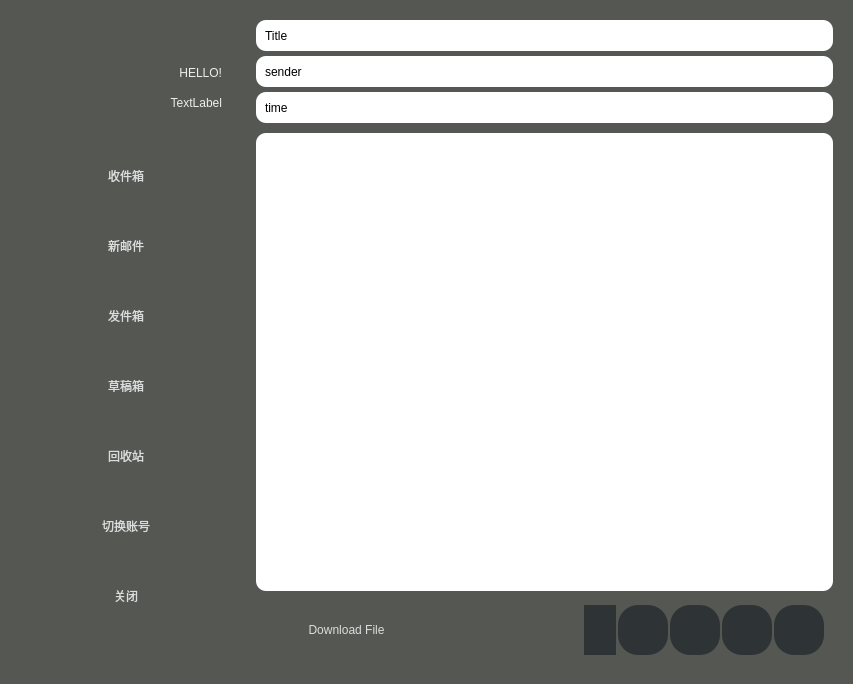
<?xml version="1.0" encoding="UTF-8"?>
<ui version="4.0">
 <class>Form</class>
 <widget class="QWidget" name="Form">
  <property name="geometry">
   <rect>
    <x>0</x>
    <y>0</y>
    <width>853</width>
    <height>684</height>
   </rect>
  </property>
  <property name="minimumSize">
   <size>
    <width>853</width>
    <height>684</height>
   </size>
  </property>
  <property name="windowTitle">
   <string>Form</string>
  </property>
  <property name="styleSheet">
   <string notr="true">QWidget#Form{
border:10px;
border-radius:40px;
	background-color: rgb(85, 87, 83);
}

.QLineEdit
{background-color: rgb(255, 255, 255);font:14px;}

.QLabel
{
pointer-events:none;
font: 75 11pt &quot;Ubuntu Mono&quot;;
}</string>
  </property>
  <layout class="QHBoxLayout" name="horizontalLayout_6">
   <item>
    <widget class="QWidget" name="widget_3" native="true">
     <property name="minimumSize">
      <size>
       <width>230</width>
       <height>666</height>
      </size>
     </property>
     <property name="styleSheet">
      <string notr="true">background-color: rgb(136, 138, 133);
background-color: rgb(85, 87, 83);
border:10px;
border-radius:40px;</string>
     </property>
     <widget class="QPushButton" name="b_recv">
      <property name="geometry">
       <rect>
        <x>0</x>
        <y>130</y>
        <width>230</width>
        <height>70</height>
       </rect>
      </property>
      <property name="cursor">
       <cursorShape>ArrowCursor</cursorShape>
      </property>
      <property name="styleSheet">
       <string notr="true">QWidget{background-color: rgb(46, 52, 54); }


.QPushButton
{
background-color: rgb(46, 52, 54);}

.QPushButton:hover
{
background-color: rgb(136, 138, 133);}

.QPushButton
{
font: 25 13pt &quot;Umpush&quot;;
border-style:none;
border:0px solid #242424;
color:#DCDCDC;
background:rgb(85, 87, 83);
}

.QPushButton::hover
{
border-style:none;
border:0px solid #242424;
color:#DCDCDC;
background:rgb(136, 138, 133);
}
.QPushButton#b_recv:pressed
{
	background-color: rgb(85, 87, 83);
}
</string>
      </property>
      <property name="text">
       <string>收件箱</string>
      </property>
     </widget>
     <widget class="QPushButton" name="b_write">
      <property name="geometry">
       <rect>
        <x>0</x>
        <y>200</y>
        <width>230</width>
        <height>70</height>
       </rect>
      </property>
      <property name="cursor">
       <cursorShape>ArrowCursor</cursorShape>
      </property>
      <property name="styleSheet">
       <string notr="true">QWidget{background-color: rgb(46, 52, 54); }


.QPushButton
{
background-color: rgb(46, 52, 54);}

.QPushButton:hover
{
background-color: rgb(136, 138, 133);}

.QPushButton
{
font: 25 13pt &quot;Umpush&quot;;
border-style:none;
border:0px solid #242424;
color:#DCDCDC;
background:rgb(85, 87, 83);
}

.QPushButton::hover
{
border-style:none;
border:0px solid #242424;
color:#DCDCDC;
background:rgb(136, 138, 133);
}
.QPushButton#b_write:pressed
{
	background-color: rgb(85, 87, 83);
}
</string>
      </property>
      <property name="text">
       <string>新邮件</string>
      </property>
     </widget>
     <widget class="QPushButton" name="b_send">
      <property name="geometry">
       <rect>
        <x>0</x>
        <y>270</y>
        <width>230</width>
        <height>70</height>
       </rect>
      </property>
      <property name="cursor">
       <cursorShape>ArrowCursor</cursorShape>
      </property>
      <property name="styleSheet">
       <string notr="true">QWidget{background-color: rgb(46, 52, 54); }


.QPushButton
{
background-color: rgb(46, 52, 54);}

.QPushButton:hover
{
background-color: rgb(136, 138, 133);}

.QPushButton
{
font: 25 13pt &quot;Umpush&quot;;
border-style:none;
border:0px solid #242424;
color:#DCDCDC;
background:rgb(85, 87, 83);
}

.QPushButton::hover
{
border-style:none;
border:0px solid #242424;
color:#DCDCDC;
background:rgb(136, 138, 133);
}
.QPushButton#b_send:pressed
{
	background-color: rgb(85, 87, 83);
}
</string>
      </property>
      <property name="text">
       <string>发件箱</string>
      </property>
     </widget>
     <widget class="QPushButton" name="b_draft">
      <property name="geometry">
       <rect>
        <x>0</x>
        <y>340</y>
        <width>230</width>
        <height>70</height>
       </rect>
      </property>
      <property name="cursor">
       <cursorShape>ArrowCursor</cursorShape>
      </property>
      <property name="styleSheet">
       <string notr="true">QWidget{background-color: rgb(46, 52, 54); }


.QPushButton
{
background-color: rgb(46, 52, 54);}

.QPushButton:hover
{
background-color: rgb(136, 138, 133);}

.QPushButton
{
font: 25 13pt &quot;Umpush&quot;;
border-style:none;
border:0px solid #242424;
color:#DCDCDC;
background:rgb(85, 87, 83);
}

.QPushButton::hover
{
border-style:none;
border:0px solid #242424;
color:#DCDCDC;
background:rgb(136, 138, 133);
}
.QPushButton#b_draft:pressed
{
	background-color: rgb(85, 87, 83);
}
</string>
      </property>
      <property name="text">
       <string>草稿箱</string>
      </property>
     </widget>
     <widget class="QPushButton" name="b_bin">
      <property name="geometry">
       <rect>
        <x>0</x>
        <y>410</y>
        <width>230</width>
        <height>70</height>
       </rect>
      </property>
      <property name="cursor">
       <cursorShape>ArrowCursor</cursorShape>
      </property>
      <property name="styleSheet">
       <string notr="true">QWidget{background-color: rgb(46, 52, 54); }


.QPushButton
{
background-color: rgb(46, 52, 54);}

.QPushButton:hover
{
background-color: rgb(136, 138, 133);}

.QPushButton
{
font: 25 13pt &quot;Umpush&quot;;
border-style:none;
border:0px solid #242424;
color:#DCDCDC;
background:rgb(85, 87, 83);
}

.QPushButton::hover
{
border-style:none;
border:0px solid #242424;
color:#DCDCDC;
background:rgb(136, 138, 133);
}
.QPushButton#b_bin:pressed
{
	background-color: rgb(85, 87, 83);
}
</string>
      </property>
      <property name="text">
       <string>回收站</string>
      </property>
     </widget>
     <widget class="QPushButton" name="b_favor">
      <property name="geometry">
       <rect>
        <x>0</x>
        <y>480</y>
        <width>230</width>
        <height>70</height>
       </rect>
      </property>
      <property name="cursor">
       <cursorShape>ArrowCursor</cursorShape>
      </property>
      <property name="styleSheet">
       <string notr="true">QWidget{background-color: rgb(46, 52, 54); }


.QPushButton
{
background-color: rgb(46, 52, 54);}

.QPushButton:hover
{
background-color: rgb(136, 138, 133);}

.QPushButton
{
font: 25 13pt &quot;Umpush&quot;;
border-style:none;
border:0px solid #242424;
color:#DCDCDC;
background:rgb(85, 87, 83);
}

.QPushButton::hover
{
border-style:none;
border:0px solid #242424;
color:#DCDCDC;
background:rgb(136, 138, 133);
}
.QPushButton#b_favor:pressed
{
	background-color: rgb(85, 87, 83);
}
</string>
      </property>
      <property name="text">
       <string>切换账号</string>
      </property>
     </widget>
     <widget class="QPushButton" name="b_exit">
      <property name="geometry">
       <rect>
        <x>0</x>
        <y>550</y>
        <width>230</width>
        <height>70</height>
       </rect>
      </property>
      <property name="cursor">
       <cursorShape>ArrowCursor</cursorShape>
      </property>
      <property name="styleSheet">
       <string notr="true">QWidget{background-color: rgb(46, 52, 54); }


.QPushButton
{
background-color: rgb(46, 52, 54);}

.QPushButton:hover
{
background-color:rgb(85, 87, 83)}

.QPushButton
{
font: 25 13pt &quot;Umpush&quot;;
border-style:none;
border:0px solid #242424;
color:#DCDCDC;
background:rgb(85, 87, 83);
}

.QPushButton::hover
{
border-style:none;
border:0px solid #242424;
color:#DCDCDC;
background:rgb(136, 138, 133);
}
.QPushButton#b_exit:pressed
{
	background-color: rgb(85, 87, 83);
}
</string>
      </property>
      <property name="text">
       <string>关闭</string>
      </property>
     </widget>
     <widget class="QLabel" name="label_usr">
      <property name="geometry">
       <rect>
        <x>70</x>
        <y>80</y>
        <width>141</width>
        <height>23</height>
       </rect>
      </property>
      <property name="styleSheet">
       <string notr="true">color:rgb(238, 238, 236);
font: 25 15pt &quot;Ubuntu&quot;;</string>
      </property>
      <property name="text">
       <string>TextLabel</string>
      </property>
      <property name="textFormat">
       <enum>Qt::AutoText</enum>
      </property>
      <property name="alignment">
       <set>Qt::AlignRight|Qt::AlignTrailing|Qt::AlignVCenter</set>
      </property>
     </widget>
     <widget class="QLabel" name="l_icon">
      <property name="geometry">
       <rect>
        <x>30</x>
        <y>30</y>
        <width>80</width>
        <height>80</height>
       </rect>
      </property>
      <property name="minimumSize">
       <size>
        <width>80</width>
        <height>80</height>
       </size>
      </property>
      <property name="styleSheet">
       <string notr="true">border-image: url(:/res/my_icon.jpg);
background-image: url(:/res/test.png);
border-radius:40px;
pointer-events: none;</string>
      </property>
      <property name="text">
       <string/>
      </property>
     </widget>
     <widget class="QLabel" name="label_hello">
      <property name="geometry">
       <rect>
        <x>140</x>
        <y>50</y>
        <width>71</width>
        <height>23</height>
       </rect>
      </property>
      <property name="styleSheet">
       <string notr="true">color:rgb(238, 238, 236);
font: 25 15pt &quot;Ubuntu&quot;;</string>
      </property>
      <property name="text">
       <string>HELLO!</string>
      </property>
      <property name="textFormat">
       <enum>Qt::AutoText</enum>
      </property>
      <property name="alignment">
       <set>Qt::AlignRight|Qt::AlignTrailing|Qt::AlignVCenter</set>
      </property>
     </widget>
     <widget class="QPushButton" name="pushButton">
      <property name="geometry">
       <rect>
        <x>70</x>
        <y>640</y>
        <width>95</width>
        <height>15</height>
       </rect>
      </property>
      <property name="styleSheet">
       <string notr="true">QPushButton::hover{

background-repeat:none;
background-image: url(:/res/logo_wthie.png);}</string>
      </property>
      <property name="text">
       <string/>
      </property>
     </widget>
     <widget class="QPushButton" name="change_icon">
      <property name="geometry">
       <rect>
        <x>30</x>
        <y>30</y>
        <width>81</width>
        <height>81</height>
       </rect>
      </property>
      <property name="minimumSize">
       <size>
        <width>80</width>
        <height>80</height>
       </size>
      </property>
      <property name="styleSheet">
       <string notr="true">border-image: url(:/res/my_icon.jpg);
border-radius:40px;</string>
      </property>
      <property name="text">
       <string/>
      </property>
     </widget>
     <zorder>change_icon</zorder>
     <zorder>b_recv</zorder>
     <zorder>b_write</zorder>
     <zorder>b_send</zorder>
     <zorder>b_draft</zorder>
     <zorder>b_bin</zorder>
     <zorder>b_favor</zorder>
     <zorder>b_exit</zorder>
     <zorder>label_usr</zorder>
     <zorder>l_icon</zorder>
     <zorder>label_hello</zorder>
     <zorder>pushButton</zorder>
    </widget>
   </item>
   <item>
    <widget class="QStackedWidget" name="stackedWidget">
     <property name="styleSheet">
      <string notr="true"/>
     </property>
     <property name="currentIndex">
      <number>2</number>
     </property>
     <widget class="QWidget" name="page">
      <property name="styleSheet">
       <string notr="true">background-color: rgb(238, 238, 236);</string>
      </property>
      <layout class="QHBoxLayout" name="horizontalLayout_2">
       <item>
        <layout class="QVBoxLayout" name="verticalLayout"/>
       </item>
      </layout>
     </widget>
     <widget class="QWidget" name="page_2">
      <property name="styleSheet">
       <string notr="true"/>
      </property>
      <layout class="QVBoxLayout" name="verticalLayout_4">
       <item>
        <layout class="QVBoxLayout" name="verticalLayout_6"/>
       </item>
      </layout>
     </widget>
     <widget class="QWidget" name="page_3">
      <property name="styleSheet">
       <string notr="true"/>
      </property>
      <layout class="QVBoxLayout" name="verticalLayout_7">
       <item>
        <layout class="QVBoxLayout" name="Layout_content">
         <property name="spacing">
          <number>5</number>
         </property>
         <item>
          <widget class="QWidget" name="widget_2" native="true">
           <property name="styleSheet">
            <string notr="true">background-color: rgb(255, 255, 255);
border-radius:10px;</string>
           </property>
           <layout class="QHBoxLayout" name="horizontalLayout_3">
            <item>
             <widget class="QLabel" name="label_title">
              <property name="maximumSize">
               <size>
                <width>16777215</width>
                <height>13</height>
               </size>
              </property>
              <property name="text">
               <string>Title</string>
              </property>
             </widget>
            </item>
           </layout>
          </widget>
         </item>
         <item>
          <widget class="QWidget" name="widget_4" native="true">
           <property name="styleSheet">
            <string notr="true">background-color: rgb(255, 255, 255);
border-radius:10px;</string>
           </property>
           <layout class="QHBoxLayout" name="horizontalLayout_4">
            <item>
             <widget class="QLabel" name="label_sender">
              <property name="maximumSize">
               <size>
                <width>16777215</width>
                <height>13</height>
               </size>
              </property>
              <property name="text">
               <string>sender</string>
              </property>
             </widget>
            </item>
           </layout>
          </widget>
         </item>
         <item>
          <widget class="QWidget" name="widget_5" native="true">
           <property name="styleSheet">
            <string notr="true">background-color: rgb(255, 255, 255);
border-radius:10px;</string>
           </property>
           <layout class="QHBoxLayout" name="horizontalLayout_5">
            <item>
             <widget class="QLabel" name="label_time">
              <property name="maximumSize">
               <size>
                <width>16777215</width>
                <height>13</height>
               </size>
              </property>
              <property name="text">
               <string>time</string>
              </property>
             </widget>
            </item>
           </layout>
          </widget>
         </item>
         <item>
          <widget class="QWidget" name="widget" native="true"/>
         </item>
         <item>
          <widget class="QTextBrowser" name="mailcontent">
           <property name="styleSheet">
            <string notr="true">background-color: rgb(255, 255, 255);
border-radius:10px;</string>
           </property>
          </widget>
         </item>
         <item>
          <widget class="QWidget" name="widget_7" native="true">
           <property name="minimumSize">
            <size>
             <width>0</width>
             <height>30</height>
            </size>
           </property>
           <layout class="QHBoxLayout" name="horizontalLayout_8">
            <item>
             <widget class="QPushButton" name="b_downloadfile">
              <property name="minimumSize">
               <size>
                <width>150</width>
                <height>30</height>
               </size>
              </property>
              <property name="maximumSize">
               <size>
                <width>200</width>
                <height>40</height>
               </size>
              </property>
              <property name="cursor">
               <cursorShape>PointingHandCursor</cursorShape>
              </property>
              <property name="styleSheet">
               <string notr="true">.QPushButton{
font: 57 13pt &quot;Ubuntu&quot; bold;
color:white;
border-style:none;
border:0px solid #242424;
color:#DCDCDC;}
.QPushButton::hover
{
border-style:none;
border:0px solid #242424;
color:#DCDCDC;
background:rgb(136, 138, 133);
}</string>
              </property>
              <property name="text">
               <string>Download File</string>
              </property>
              <property name="icon">
               <iconset theme="File">
                <normaloff>res/file (1).png</normaloff>
                <normalon>res/file (1).png</normalon>
                <disabledoff>res/file (1).png</disabledoff>
                <disabledon>res/file (1).png</disabledon>
                <activeoff>res/file (1).png</activeoff>
                <activeon>res/file (1).png</activeon>
                <selectedoff>res/file (1).png</selectedoff>
                <selectedon>res/file (1).png</selectedon>res/file (1).png</iconset>
              </property>
              <property name="iconSize">
               <size>
                <width>18</width>
                <height>18</height>
               </size>
              </property>
             </widget>
            </item>
            <item>
             <widget class="QWidget" name="widget_6" native="true">
              <property name="styleSheet">
               <string notr="true">QWidget#widget_6{}

.QLineEdit
{
color: rgb(46, 52, 54);
}</string>
              </property>
              <layout class="QHBoxLayout" name="horizontalLayout">
               <property name="spacing">
                <number>2</number>
               </property>
               <property name="leftMargin">
                <number>150</number>
               </property>
               <property name="topMargin">
                <number>0</number>
               </property>
               <property name="rightMargin">
                <number>0</number>
               </property>
               <property name="bottomMargin">
                <number>0</number>
               </property>
               <item>
                <widget class="QPushButton" name="b_favourite">
                 <property name="enabled">
                  <bool>true</bool>
                 </property>
                 <property name="maximumSize">
                  <size>
                   <width>50</width>
                   <height>50</height>
                  </size>
                 </property>
                 <property name="cursor">
                  <cursorShape>PointingHandCursor</cursorShape>
                 </property>
                 <property name="contextMenuPolicy">
                  <enum>Qt::DefaultContextMenu</enum>
                 </property>
                 <property name="whatsThis">
                  <string>收藏</string>
                 </property>
                 <property name="styleSheet">
                  <string notr="true">
QPushButton
{
	border-image: url(:/res/favorite.png);
	background-color: rgb(46, 52, 54);
border-radius:20px;
border:10;
}
.QPushButton::hover
{
	background-color:  rgb(186, 189, 182);
}
</string>
                 </property>
                 <property name="text">
                  <string/>
                 </property>
                </widget>
               </item>
               <item>
                <widget class="QPushButton" name="b_close">
                 <property name="minimumSize">
                  <size>
                   <width>50</width>
                   <height>50</height>
                  </size>
                 </property>
                 <property name="maximumSize">
                  <size>
                   <width>50</width>
                   <height>50</height>
                  </size>
                 </property>
                 <property name="cursor">
                  <cursorShape>PointingHandCursor</cursorShape>
                 </property>
                 <property name="whatsThis">
                  <string>返回</string>
                 </property>
                 <property name="styleSheet">
                  <string notr="true">
QPushButton
{
	border-image: url(:/res/close.png);
	background-color: rgb(46, 52, 54);
border-radius:20px;
border:10;
}
.QPushButton::hover
{
	background-color:  rgb(186, 189, 182);
}</string>
                 </property>
                 <property name="text">
                  <string/>
                 </property>
                </widget>
               </item>
               <item>
                <widget class="QPushButton" name="b_delete">
                 <property name="minimumSize">
                  <size>
                   <width>50</width>
                   <height>50</height>
                  </size>
                 </property>
                 <property name="maximumSize">
                  <size>
                   <width>50</width>
                   <height>50</height>
                  </size>
                 </property>
                 <property name="cursor">
                  <cursorShape>PointingHandCursor</cursorShape>
                 </property>
                 <property name="whatsThis">
                  <string>删除</string>
                 </property>
                 <property name="styleSheet">
                  <string notr="true">
QPushButton
{
	border-image: url(:/res/delete.png);
	background-color: rgb(46, 52, 54);
border-radius:20px;
border:10;
	}
.QPushButton::hover
{
	background-color:  rgb(186, 189, 182);
}
</string>
                 </property>
                 <property name="text">
                  <string/>
                 </property>
                </widget>
               </item>
               <item>
                <widget class="QPushButton" name="b_forward">
                 <property name="minimumSize">
                  <size>
                   <width>50</width>
                   <height>50</height>
                  </size>
                 </property>
                 <property name="maximumSize">
                  <size>
                   <width>50</width>
                   <height>50</height>
                  </size>
                 </property>
                 <property name="cursor">
                  <cursorShape>PointingHandCursor</cursorShape>
                 </property>
                 <property name="whatsThis">
                  <string>转发</string>
                 </property>
                 <property name="styleSheet">
                  <string notr="true">
QPushButton
{
	border-image: url(:/res/forward.png);
	background-color: rgb(46, 52, 54);
border-radius:20px;
border:9;
}
.QPushButton::hover
{
	background-color:  rgb(186, 189, 182);
}</string>
                 </property>
                 <property name="text">
                  <string/>
                 </property>
                </widget>
               </item>
               <item>
                <widget class="QPushButton" name="b_reply">
                 <property name="minimumSize">
                  <size>
                   <width>50</width>
                   <height>50</height>
                  </size>
                 </property>
                 <property name="maximumSize">
                  <size>
                   <width>50</width>
                   <height>50</height>
                  </size>
                 </property>
                 <property name="cursor">
                  <cursorShape>PointingHandCursor</cursorShape>
                 </property>
                 <property name="whatsThis">
                  <string>回复</string>
                 </property>
                 <property name="styleSheet">
                  <string notr="true">
QPushButton
{
	border-image: url(:/res/reply.png);
	background-color: rgb(46, 52, 54);
border-radius:20px;
border:12;
}
.QPushButton::hover
{
	background-color:  rgb(186, 189, 182);
}</string>
                 </property>
                 <property name="text">
                  <string/>
                 </property>
                </widget>
               </item>
              </layout>
             </widget>
            </item>
           </layout>
          </widget>
         </item>
        </layout>
       </item>
      </layout>
     </widget>
    </widget>
   </item>
  </layout>
 </widget>
 <resources/>
 <connections/>
</ui>
